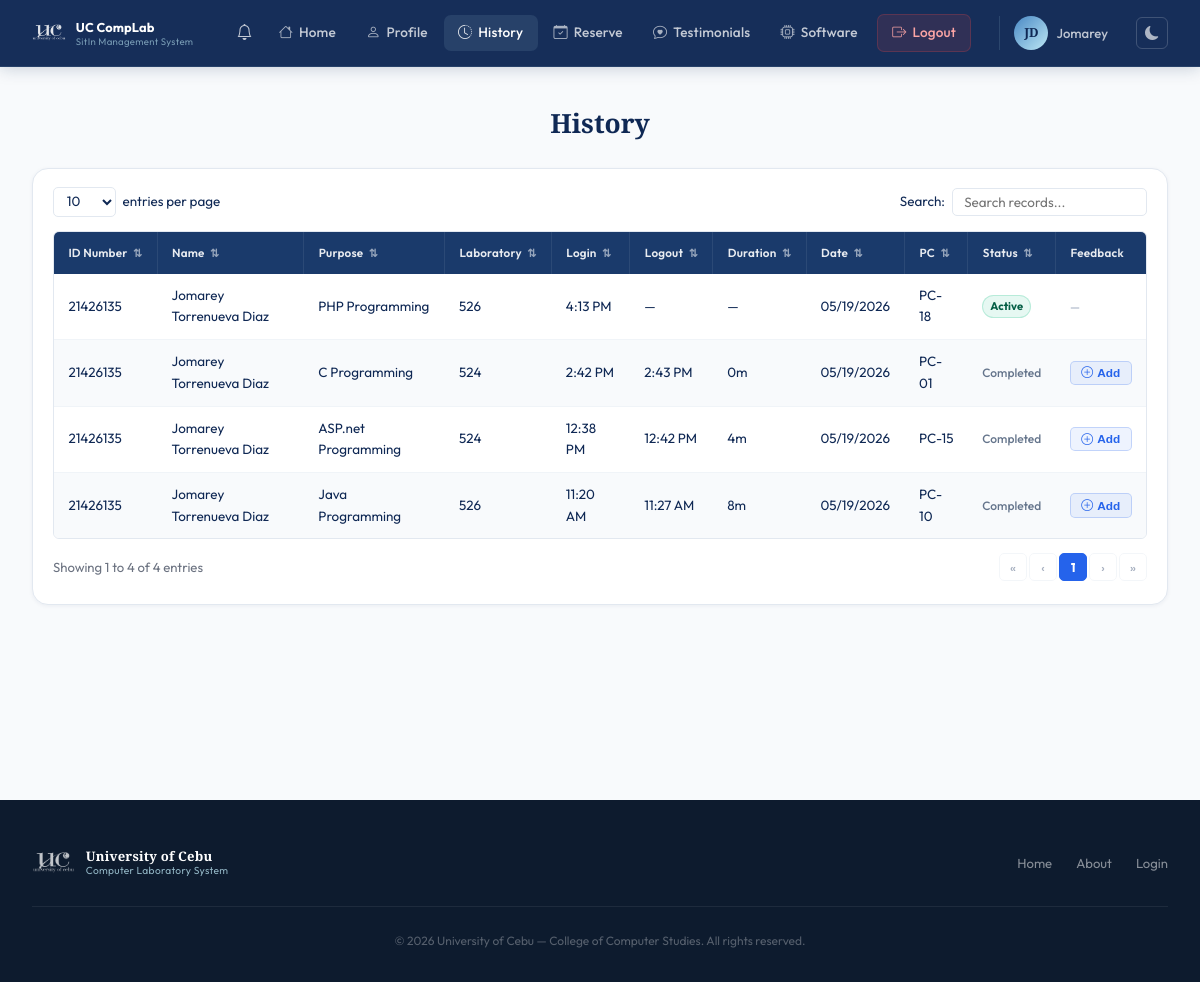
The app's page /pages/history.php (signed in), older data.
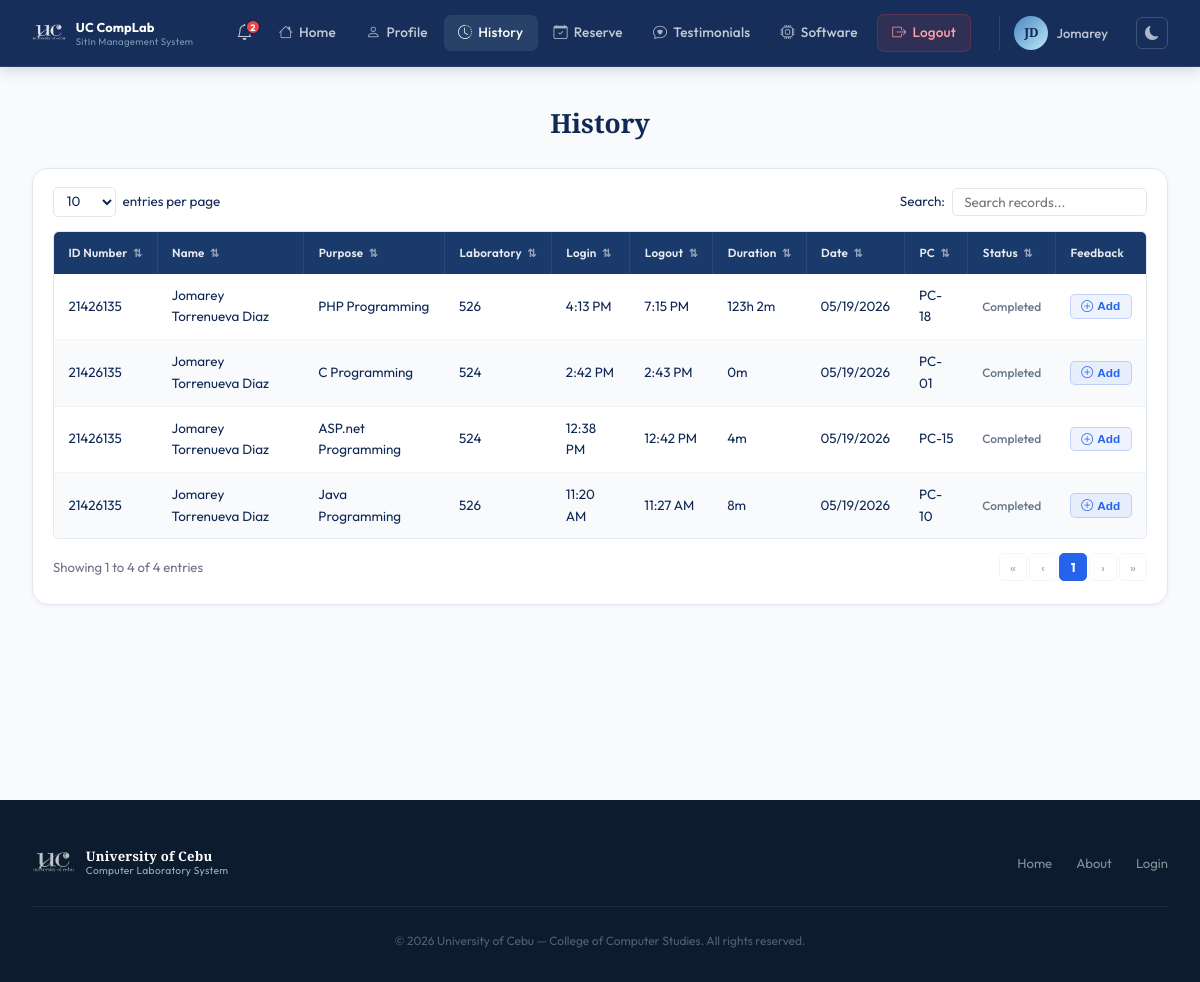
The same page, newer data.
### tables this page shows
CREATE TABLE sit_in_logs (
            id          INTEGER PRIMARY KEY AUTOINCREMENT,
            user_id     INTEGER NOT NULL,
            lab_room    TEXT    NOT NULL,
            purpose     TEXT,
            status      TEXT    DEFAULT 'active',
            login_time  DATETIME DEFAULT CURRENT_TIMESTAMP,
            logout_time DATETIME, pc_number INTEGER,
            FOREIGN KEY (user_id) REFERENCES users(id) ON DELETE CASCADE
        );

CREATE TABLE users (
            id                 INTEGER PRIMARY KEY AUTOINCREMENT,
            first_name         TEXT    NOT NULL,
            last_name          TEXT    NOT NULL,
            middle_name        TEXT,
            student_id         TEXT    UNIQUE NOT NULL,
            course             TEXT    NOT NULL,
            course_level       INTEGER NOT NULL,
            email              TEXT    UNIQUE NOT NULL,
            address            TEXT    NOT NULL,
            password           TEXT    NOT NULL,
            remaining_sessions INTEGER DEFAULT 30,
            created_at         DATETIME DEFAULT CURRENT_TIMESTAMP
        , profile_picture TEXT, points INTEGER DEFAULT 0);

### includes/auth.php (called while the page is built, shortened)
<?php
function getUnreadCount(PDO $db): int {
    $stmt = $db->prepare("SELECT COUNT(*) FROM notifications WHERE user_id = ? AND is_read = 0");
    $stmt->execute([$_SESSION['user_id']]);
    return (int) $stmt->fetchColumn();
}

### pages/history.php (the view, shortened to what this page needs)
<?php
$base = '../';
require_once __DIR__ . '/../includes/auth.php';
$db  = getDB();
$uid = $_SESSION['user_id'];
$sitStmt = $db->prepare("
    SELECT u.student_id,
           u.first_name || ' ' || COALESCE(u.middle_name || ' ', '') || u.last_name AS full_name,
           s.purpose, s.lab_room, s.login_time, s.logout_time,
           DATE(s.login_time) AS log_date, s.id, s.pc_number,
           f.id      AS feedback_id,
           f.message AS feedback_msg,
           f.rating  AS feedback_rating
    FROM sit_in_logs s
    JOIN  users    u ON u.id = s.user_id
    LEFT JOIN feedback f ON f.sit_in_id = s.id AND f.user_id = s.user_id
    WHERE s.user_id = ?
    ORDER BY s.login_time DESC
");
$sitStmt->execute([$uid]);
$logs = $sitStmt->fetchAll();
require_once __DIR__ . '/../includes/header.php';
echo '<link rel="stylesheet" href="' . $base . 'assets/css/user.css">';
echo '<link rel="stylesheet" href="' . $base . 'assets/css/history.css">';
require_once __DIR__ . '/../includes/user-navbar.php';
?>
<div class="user-page">
  <div class="user-page-inner">
    <h1 class="hist-title">History</h1>
    <div class="hist-card">
      <div class="hist-controls">
        <div class="hist-entries">
          <select id="entriesSelect" class="hist-entries-select">
            <option value="10">10</option>
          </select>
          <span>entries per page</span>
        </div>
        <div class="hist-search">
          <label>Search:</label>
          <input type="text" id="histSearch" class="hist-search-input" placeholder="Search records..." />
        </div>
      </div>
      <div class="hist-table-wrap">
        <table class="hist-table" id="histTable">
          <thead>
            <tr>
              <th class="sortable" data-col="0">ID Number <span class="sort-icon">⇅</span></th>
              <th class="sortable" data-col="1">Name <span class="sort-icon">⇅</span></th>
              <th class="sortable" data-col="2">Purpose <span class="sort-icon">⇅</span></th>
              <th class="sortable" data-col="3">Laboratory <span class="sort-icon">⇅</span></th>
              <th class="sortable" data-col="4">Login <span class="sort-icon">⇅</span></th>
              <th class="sortable" data-col="5">Logout <span class="sort-icon">⇅</span></th>
              <th class="sortable" data-col="6">Duration <span class="sort-icon">⇅</span></th>
              <th class="sortable" data-col="7">Date <span class="sort-icon">⇅</span></th>
              <th class="sortable" data-col="8">PC <span class="sort-icon">⇅</span></th>
              <th class="sortable" data-col="9">Status <span class="sort-icon">⇅</span></th>
              <th>Feedback</th>
            </tr>
          </thead>
          <tbody id="histBody">
            <?php if (empty($logs)): ?>
              <tr class="hist-empty-row"><td colspan="11">No sit-in records found.</td></tr>
            <?php else: ?>
              <?php foreach ($logs as $row):
                $isActive   = empty($row['logout_time']);
              ?>
                <tr class="hist-row">
                  <td><?= htmlspecialchars($row['student_id']) ?></td>
                  <td><?= htmlspecialchars($row['full_name']) ?></td>
                  <td><?= htmlspecialchars($row['purpose'] ?? '—') ?></td>
                  <td><?= htmlspecialchars($row['lab_room']) ?></td>
                  <td><?= $row['login_time']  ? date('g:i A', strtotime($row['login_time']))  : '—' ?></td>
                  <td><?= $row['logout_time'] ? date('g:i A', strtotime($row['logout_time'])) : '—' ?></td>
                  <td>
                    <?php if (!$isActive && $row['logout_time']):
                      $durMin = round((strtotime($row['logout_time']) - strtotime($row['login_time'])) / 60);
                      echo $durMin >= 60 ? floor($durMin/60).'h '.($durMin%60).'m' : $durMin.'m';
                    else: ?>
                      —
                    <?php endif; ?>
                  </td>
                  <td><?= date('m/d/Y', strtotime($row['log_date'])) ?></td>
                  <td><?= $row['pc_number'] ? 'PC-'.str_pad($row['pc_number'],2,'0',STR_PAD_LEFT) : '—' ?></td>
                  <td>
                    <?php if ($isActive): ?>
                      <span class="hist-active">Active</span>
                    <?php else: ?>
                      <span style="font-size:0.75rem; color:#64748b; font-weight:500;">Completed</span>
                    <?php endif; ?>
                  </td>
                  <td>
                    <?php if ($isActive): ?>
                      <span class="fb-na" title="Session still active">—</span>
                    <?php else: ?>
                      <button class="fb-add-btn"
                              onclick="openAddFb(<?= (int)$row['id'] ?>)">
                        <i class="bi bi-plus-circle"></i> Add
                      </button>
                    <?php endif; ?>
                  </td>
                </tr>
              <?php endforeach; ?>
            <?php endif; ?>
          </tbody>
        </table>
      </div>
      <div class="hist-footer">
        <div class="hist-info" id="histInfo">Showing 0 to 0 of 0 entries</div>
        <div class="hist-pagination" id="histPagination"></div>
      </div>
    </div>
  </div>
</div>
<?php require_once __DIR__ . '/../includes/footer.php'; ?>

### includes/header.php (shortened to what this page needs)
<!DOCTYPE html>
<html lang="en">
<head>
  <link rel="stylesheet" href="<?= $base ?>assets/css/style.css" />
  <link rel="stylesheet" href="https://cdn.jsdelivr.net/npm/bootstrap-icons@1.11.3/font/bootstrap-icons.css" />
</head>
<body>

### includes/user-navbar.php (shortened to what this page needs)
<?php
$_unread      = isset($db) ? getUnreadCount($db) : 0;
$_currentUser = $_SESSION['user'] ?? [];
$_initials    = strtoupper(
    substr($_currentUser['first_name'] ?? 'U', 0, 1) .
    substr($_currentUser['last_name']  ?? '',  0, 1)
);
$_profilePic = null;
$_currentFile = basename($_SERVER['PHP_SELF']);
function _navActive(string $file): string {
    global $_currentFile;
    return $_currentFile === $file ? 'active' : '';
}
?>
<nav class="user-navbar">
  <div class="user-nav-container">
    <a href="<?= $base ?>pages/dashboard.php" class="user-nav-brand">
      <img src="<?= $base ?>assets/images/uc-logo-white.png" alt="UC" class="user-nav-logo-img" />
      <div class="user-brand-text">
        <span class="user-brand-name">UC CompLab</span>
        <span class="user-brand-sub">SitIn Management System</span>
      </div>
    </a>
    <ul class="user-nav-links">
      <li class="notif-wrapper">
        <button class="notif-btn" id="notifToggle" aria-label="Notifications">
          <i class="bi bi-bell"></i>
          <?php if ($_unread > 0): ?>
            <span class="notif-badge"><?= $_unread > 9 ? '9+' : $_unread ?></span>
          <?php endif; ?>
        </button>
      </li>
      <li><a href="<?= $base ?>pages/dashboard.php" class="<?= _navActive('dashboard.php') ?>"><i class="bi bi-house"></i> Home</a></li>
      <li><a href="<?= $base ?>pages/edit-profile.php" class="<?= _navActive('edit-profile.php') ?>"><i class="bi bi-person"></i> Profile</a></li>
      <li><a href="<?= $base ?>pages/history.php" class="<?= _navActive('history.php') ?>"><i class="bi bi-clock-history"></i> History</a></li>
      <li><a href="<?= $base ?>pages/reserve.php" class="<?= _navActive('reserve.php') ?>"><i class="bi bi-calendar-check"></i> Reserve</a></li>
      <li><a href="<?= $base ?>pages/testimonials.php" class="<?= _navActive('testimonials.php') ?>"><i class="bi bi-chat-heart"></i> Testimonials</a></li>
      <li><a href="<?= $base ?>pages/software.php" class="<?= _navActive('software.php') ?>"><i class="bi bi-cpu"></i> Software</a></li>
      <li><a href="<?= $base ?>pages/logout.php" class="user-nav-logout"><i class="bi bi-box-arrow-right"></i> Logout</a></li>
    </ul>
    <div class="user-avatar-wrap">
      <?php if ($_profilePic): ?>
        <img src="<?= htmlspecialchars($_profilePic) ?>"
             alt="<?= htmlspecialchars($_currentUser['first_name'] ?? '') ?>"
             class="user-avatar-photo" />
      <?php else: ?>
        <div class="user-avatar"><?= $_initials ?></div>
      <?php endif; ?>
      <span class="user-name-short"><?= htmlspecialchars($_currentUser['first_name'] ?? '') ?></span>
    </div>
    <button class="dm-toggle" id="userDmToggle" title="Toggle dark mode" aria-label="Toggle dark mode">
      <i class="bi bi-moon-fill" id="userDmIcon"></i>
    </button>
  </div>
</nav>

### includes/footer.php (shortened to what this page needs)
<footer class="footer">
  <div class="footer-container">
    <div class="footer-top">
      <div class="footer-logo">
        <img src="<?= $base ?>assets/images/uc-logo-white.png" alt="University of Cebu" class="nav-uc-logo footer-uc-logo" />
        <div class="logo-text">
          <span class="org-name">University of Cebu</span>
          <span class="org-sub">Computer Laboratory System</span>
        </div>
      </div>
      <div class="footer-links">
        <a href="<?= $base ?>index.php">Home</a>
        <a href="<?= $base ?>pages/about.php">About</a>
        <a href="<?= $base ?>pages/login.php">Login</a>
      </div>
    </div>
    <div class="footer-bottom">
      <p>&copy; <?= date('Y') ?> University of Cebu &mdash; College of Computer Studies. All rights reserved.</p>
    </div>
  </div>
</footer>
</body>
</html>

### assets/css/style.css (style rules this page uses)
:root { --navy: #0F2854; --blue: #1C4D8D; --mid: #4988C4; --light: #BDE8F5; --white: #FFFFFF; --gray-50: #F8FAFC; --gray-100: #F0F4F8; --gray-200: #E2E8F0; --gray-400: #94A3B8; --gray-600: #475569; --gray-900: #0D1B2E; --font-display: 'Playfair Display', Georgia, serif; --font-body: 'Outfit', sans-serif; --shadow-xs: 0 1px 3px rgba(15, 40, 84, 0.08); --shadow-sm: 0 2px 8px rgba(15, 40, 84, 0.10); --shadow-md: 0 8px 30px rgba(15, 40, 84, 0.14); --shadow-lg: 0 20px 60px rgba(15, 40, 84, 0.22); --radius: 10px; --radius-lg: 16px; --transition: all 0.25s cubic-bezier(0.4, 0, 0.2, 1); }
*, *::before, *::after { box-sizing: border-box; margin: 0; padding: 0; }
html { scroll-behavior: smooth; }
body { font-family: var(--font-body); background: var(--white); color: var(--navy); line-height: 1.6; overflow-x: hidden; -webkit-font-smoothing: antialiased; }
a { text-decoration: none; color: inherit; }
img { max-width: 100%; display: block; }
ul { list-style: none; }
.nav-uc-logo { height: 44px; width: auto; object-fit: contain; flex-shrink: 0; filter: brightness(0) invert(1); opacity: 0.90; }
.footer-uc-logo { height: 38px; width: auto; object-fit: contain; flex-shrink: 0; filter: brightness(0) invert(1); opacity: 0.75; }
.logo-text { display: flex; flex-direction: column; line-height: 1.25; }
.logo-text .org-name { font-family: var(--font-display); font-size: 0.875rem; font-weight: 700; color: #ffffff; letter-spacing: 0.2px; }
.logo-text .org-sub { font-size: 0.67rem; color: rgba(189, 232, 245, 0.75); font-weight: 400; letter-spacing: 0.3px; }
.footer { background: var(--gray-900); color: rgba(255, 255, 255, 0.60); padding: 2.75rem 0 2rem; }
.footer-container { max-width: 1200px; margin: 0 auto; padding: 0 2rem; }
.footer-top { display: flex; align-items: center; justify-content: space-between; padding-bottom: 1.5rem; border-bottom: 1px solid rgba(255, 255, 255, 0.07); flex-wrap: wrap; gap: 1rem; }
.footer-logo { display: flex; align-items: center; gap: 11px; }
.footer-logo .org-name { font-size: 0.82rem; }
.footer-logo .org-sub { font-size: 0.64rem; }
.footer-links { display: flex; gap: 1.5rem; flex-wrap: wrap; }
.footer-links a { font-size: 0.82rem; color: rgba(255, 255, 255, 0.50); transition: color 0.2s; }
.footer-bottom { margin-top: 1.5rem; text-align: center; font-size: 0.75rem; color: rgba(255, 255, 255, 0.30); }

### includes/user-navbar.php (style rules this page uses)
.user-nav-logo-img { height: 30px; width: auto; object-fit: contain; filter: brightness(0) invert(1); opacity: 0.88; flex-shrink: 0; }
.user-brand-text { display: flex; flex-direction: column; line-height: 1.25; }
.user-brand-name { font-size: 0.80rem; font-weight: 700; color: #fff; letter-spacing: 0.15px; white-space: nowrap; }
.user-brand-sub { font-size: 0.60rem; color: rgba(189,232,245,0.58); letter-spacing: 0.3px; }

### pages/history.php (style rules this page uses)
.fb-add-btn { display: inline-flex; align-items: center; gap: 4px; padding: 0.26rem 0.65rem; background: rgba(37,99,235,0.08); color: #2563EB; border: 1px solid rgba(37,99,235,0.22); border-radius: 5px; font-size: 0.74rem; font-weight: 600; cursor: pointer; transition: all 0.15s; white-space: nowrap; }
.fb-na { font-size: 0.74rem; color: #94a3b8; }

Row changes from the older to the newer data that the page shows:
changed sit_in_logs "PHP Programming": logout_time (not shown) → "7:15 PM"; floor($durMin/60) (not shown) → "123"; logout_time+login_time (not shown) → "2"; logout_time "— — Active —" → "h m Completed Add"
Text that changed along with them:
$_unread: (not shown) → "2"
